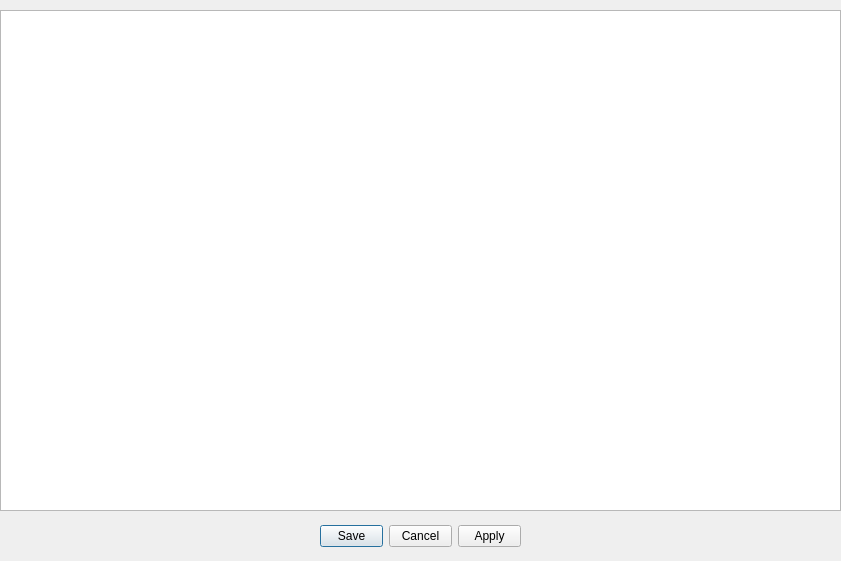
<?xml version="1.0" encoding="UTF-8"?>
<ui version="4.0">
 <class>rcParamsDialog</class>
 <widget class="QDialog" name="rcParamsDialog">
  <property name="geometry">
   <rect>
    <x>0</x>
    <y>0</y>
    <width>841</width>
    <height>561</height>
   </rect>
  </property>
  <property name="windowTitle">
   <string>Matplotlib RcParams</string>
  </property>
  <widget class="QDialogButtonBox" name="buttonBox">
   <property name="geometry">
    <rect>
     <x>320</x>
     <y>520</y>
     <width>201</width>
     <height>32</height>
    </rect>
   </property>
   <property name="orientation">
    <enum>Qt::Horizontal</enum>
   </property>
   <property name="standardButtons">
    <set>QDialogButtonBox::Apply|QDialogButtonBox::Cancel|QDialogButtonBox::Save</set>
   </property>
   <property name="centerButtons">
    <bool>true</bool>
   </property>
  </widget>
  <widget class="QTextEdit" name="rcParamsTextEdit">
   <property name="geometry">
    <rect>
     <x>0</x>
     <y>10</y>
     <width>841</width>
     <height>501</height>
    </rect>
   </property>
   <property name="font">
    <font>
     <family>Monospace</family>
    </font>
   </property>
  </widget>
 </widget>
 <resources/>
 <connections>
  <connection>
   <sender>buttonBox</sender>
   <signal>rejected()</signal>
   <receiver>rcParamsDialog</receiver>
   <slot>reject()</slot>
   <hints>
    <hint type="sourcelabel">
     <x>316</x>
     <y>260</y>
    </hint>
    <hint type="destinationlabel">
     <x>286</x>
     <y>274</y>
    </hint>
   </hints>
  </connection>
  <connection>
   <sender>buttonBox</sender>
   <signal>clicked(QAbstractButton*)</signal>
   <receiver>rcParamsDialog</receiver>
   <slot>accept()</slot>
   <hints>
    <hint type="sourcelabel">
     <x>420</x>
     <y>535</y>
    </hint>
    <hint type="destinationlabel">
     <x>420</x>
     <y>280</y>
    </hint>
   </hints>
  </connection>
 </connections>
</ui>
